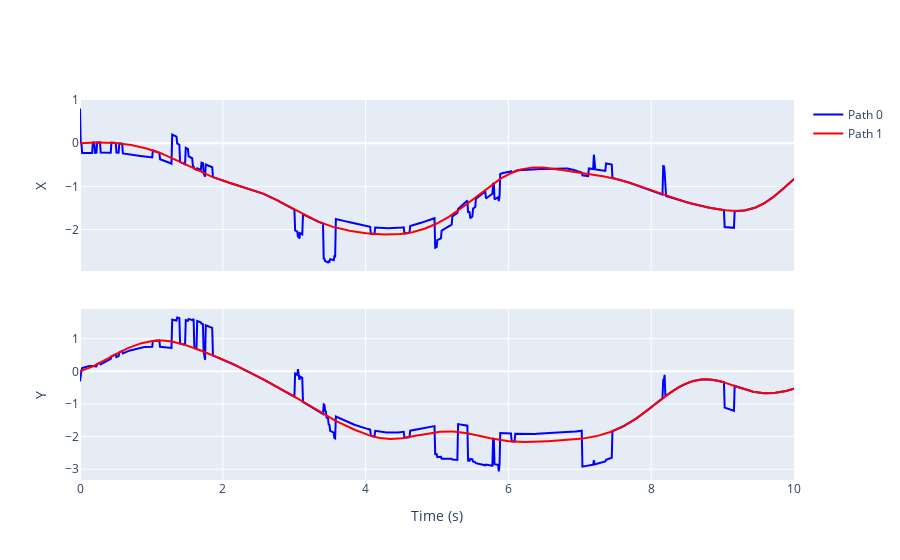

Source (notebook cell):
### Code cell
print(decoded.shape)
ts = np.linspace(0, T, num_timesteps)
plot_path(ts, decoded, path)

### Figure 1 — Plotly figure (JSON) as saved in the notebook; plotly's stock layout.template omitted (floating-point values rounded to 4 significant figures; data arrays with more than 128 entries replaced by an {"elided": "..."} marker saying what was removed)
{"data": [{"marker": {"color": "blue"}, "mode": "lines", "name": "Path 0", "showlegend": true, "type": "scatter", "x": {"elided": "1000 float values"}, "xaxis": "x", "y": {"elided": "1000 float values"}, "yaxis": "y"}, {"marker": {"color": "blue"}, "mode": "lines", "name": "Path 0", "showlegend": false, "type": "scatter", "x": {"elided": "1000 float values"}, "xaxis": "x2", "y": {"elided": "1000 float values"}, "yaxis": "y2"}, {"marker": {"color": "red"}, "mode": "lines", "name": "Path 1", "showlegend": true, "type": "scatter", "x": {"elided": "1000 float values"}, "xaxis": "x", "y": {"elided": "1000 float values"}, "yaxis": "y"}, {"marker": {"color": "red"}, "mode": "lines", "name": "Path 1", "showlegend": false, "type": "scatter", "x": {"elided": "1000 float values"}, "xaxis": "x2", "y": {"elided": "1000 float values"}, "yaxis": "y2"}], "layout": {"xaxis": {"anchor": "y", "domain": [0, 1], "matches": "x2", "showticklabels": false}, "xaxis2": {"anchor": "y2", "domain": [0, 1], "title": {"text": "Time (s)"}}, "yaxis": {"anchor": "x", "domain": [0.55, 1], "title": {"text": "X"}}, "yaxis2": {"anchor": "x2", "domain": [0, 0.45], "title": {"text": "Y"}}}}
